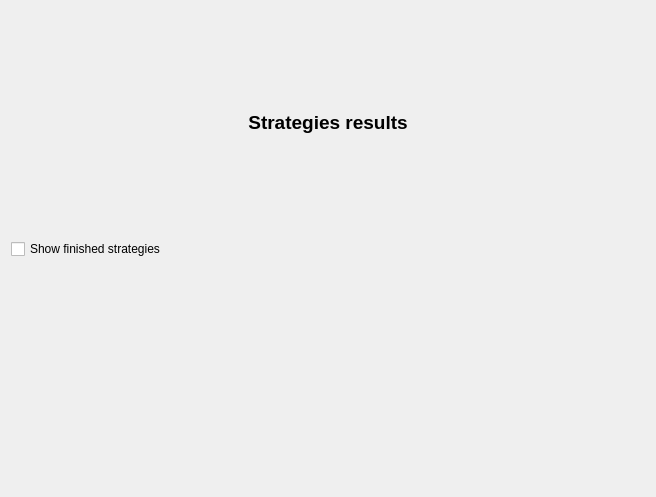
<?xml version="1.0" encoding="UTF-8"?>
<ui version="4.0">
 <class>wdgStrategyResults</class>
 <widget class="QWidget" name="wdgStrategyResults">
  <property name="geometry">
   <rect>
    <x>0</x>
    <y>0</y>
    <width>656</width>
    <height>497</height>
   </rect>
  </property>
  <property name="windowIcon">
   <iconset resource="../images/xulpymoney.qrc">
    <normaloff>:/xulpymoney/bank.png</normaloff>:/xulpymoney/bank.png</iconset>
  </property>
  <layout class="QHBoxLayout" name="horizontalLayout">
   <item>
    <layout class="QVBoxLayout" name="verticalLayout">
     <item>
      <widget class="QLabel" name="lbl">
       <property name="font">
        <font>
         <pointsize>14</pointsize>
         <weight>75</weight>
         <bold>true</bold>
        </font>
       </property>
       <property name="text">
        <string>Strategies results</string>
       </property>
       <property name="alignment">
        <set>Qt::AlignCenter</set>
       </property>
      </widget>
     </item>
     <item>
      <widget class="QCheckBox" name="chkFinished">
       <property name="text">
        <string>Show finished strategies</string>
       </property>
      </widget>
     </item>
     <item>
      <widget class="mqtwObjects" name="mqtwStrategies" native="true"/>
     </item>
    </layout>
   </item>
  </layout>
  <action name="actionStrategyNew">
   <property name="icon">
    <iconset resource="../images/xulpymoney.qrc">
     <normaloff>:/xulpymoney/add.png</normaloff>:/xulpymoney/add.png</iconset>
   </property>
   <property name="text">
    <string>New strategy</string>
   </property>
   <property name="toolTip">
    <string>New strategy</string>
   </property>
  </action>
  <action name="actionStrategyDelete">
   <property name="icon">
    <iconset resource="../images/xulpymoney.qrc">
     <normaloff>:/xulpymoney/button_cancel.png</normaloff>:/xulpymoney/button_cancel.png</iconset>
   </property>
   <property name="text">
    <string>Delete strategy</string>
   </property>
   <property name="toolTip">
    <string>Delete strategy</string>
   </property>
  </action>
  <action name="actionStrategyEdit">
   <property name="icon">
    <iconset resource="../images/xulpymoney.qrc">
     <normaloff>:/xulpymoney/editar.png</normaloff>:/xulpymoney/editar.png</iconset>
   </property>
   <property name="text">
    <string>Edit strategy</string>
   </property>
   <property name="toolTip">
    <string>Edit strategy</string>
   </property>
  </action>
 </widget>
 <customwidgets>
  <customwidget>
   <class>mqtwObjects</class>
   <extends>QWidget</extends>
   <header location="global">myqtablewidget</header>
   <container>1</container>
  </customwidget>
 </customwidgets>
 <resources>
  <include location="../images/xulpymoney.qrc"/>
 </resources>
 <connections/>
</ui>
